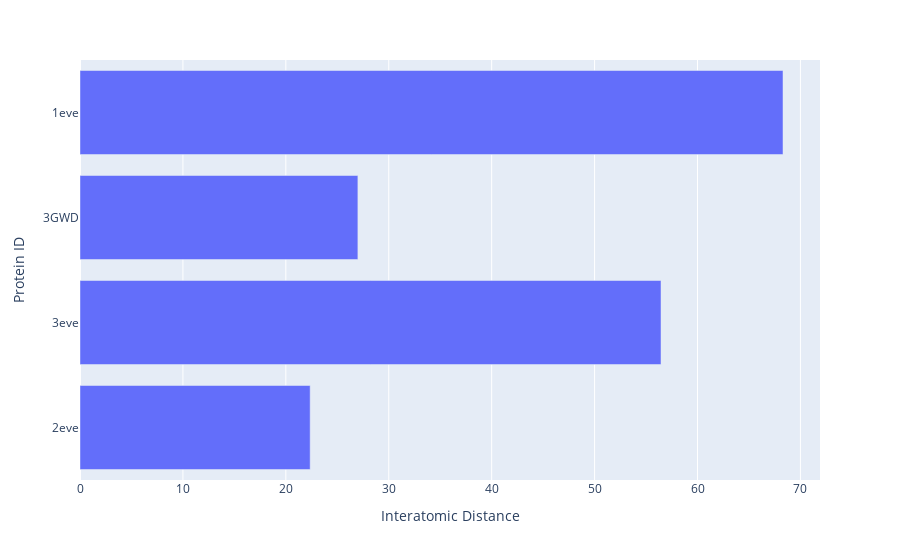

The cell this chart's notebook holds for it:
### Markdown cell above
#### Test Code:

### Code cell
## Test calculate_interatomic_distances()
calculate_interatomic_distances()

### Figure 1 — Plotly figure (JSON) as saved in the notebook; plotly's stock layout.template omitted (floating-point values rounded to 4 significant figures)
{"data": [{"alignmentgroup": "True", "hovertemplate": "Interatomic Distance=%{x}<br>Protein ID=%{y}<extra></extra>", "legendgroup": "", "marker": {"color": "#636efa", "pattern": {"shape": ""}}, "name": "", "offsetgroup": "", "orientation": "h", "showlegend": false, "textposition": "auto", "type": "bar", "x": [22.36, 56.45, 27.0, 68.31], "xaxis": "x", "y": ["2eve", "3eve", "3GWD", "1eve"], "yaxis": "y"}], "layout": {"autosize": true, "barmode": "relative", "legend": {"tracegroupgap": 0}, "margin": {"t": 60}, "xaxis": {"anchor": "y", "autorange": true, "domain": [0, 1], "range": [0, 71.9], "title": {"text": "Interatomic Distance"}, "type": "linear"}, "yaxis": {"anchor": "x", "autorange": true, "domain": [0, 1], "range": [-0.5, 3.5], "title": {"text": "Protein ID"}, "type": "category"}}}
